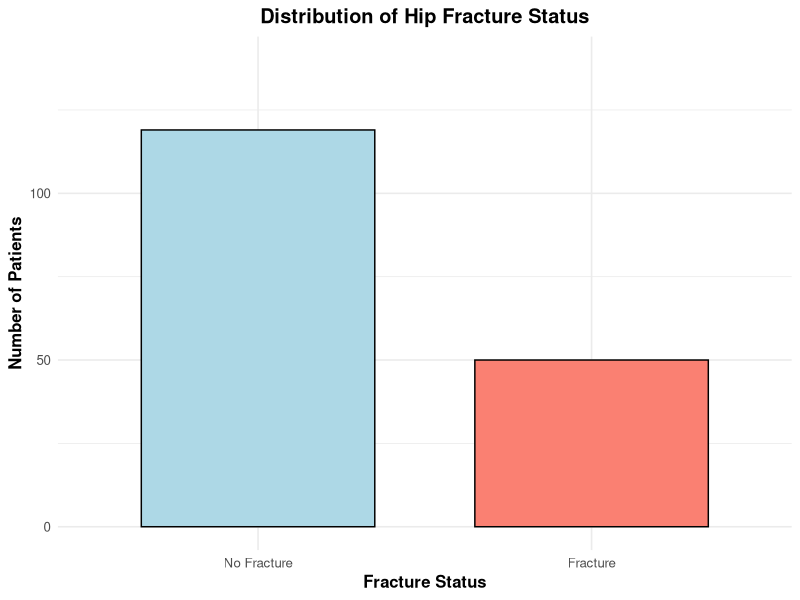
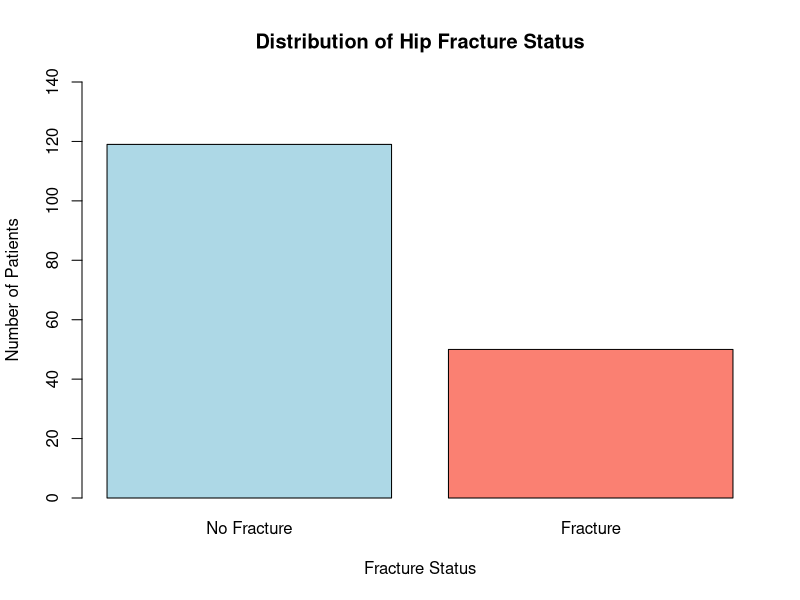
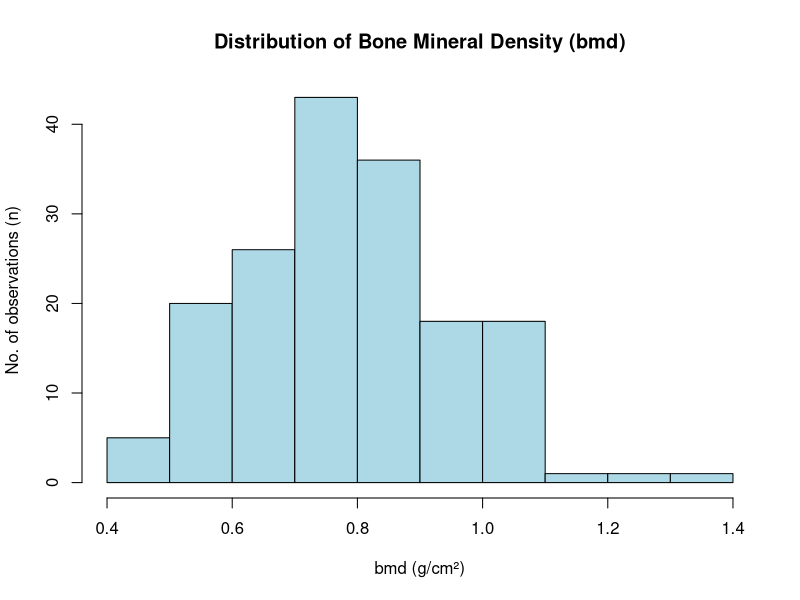
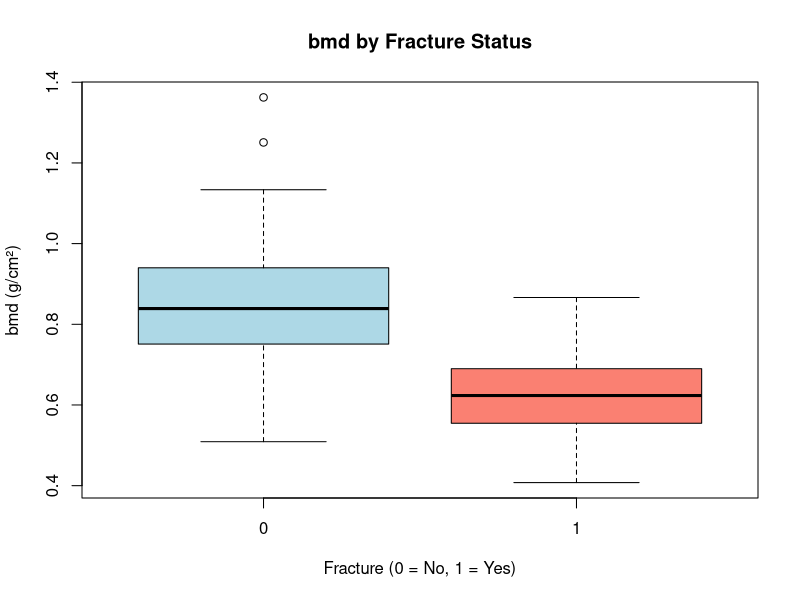
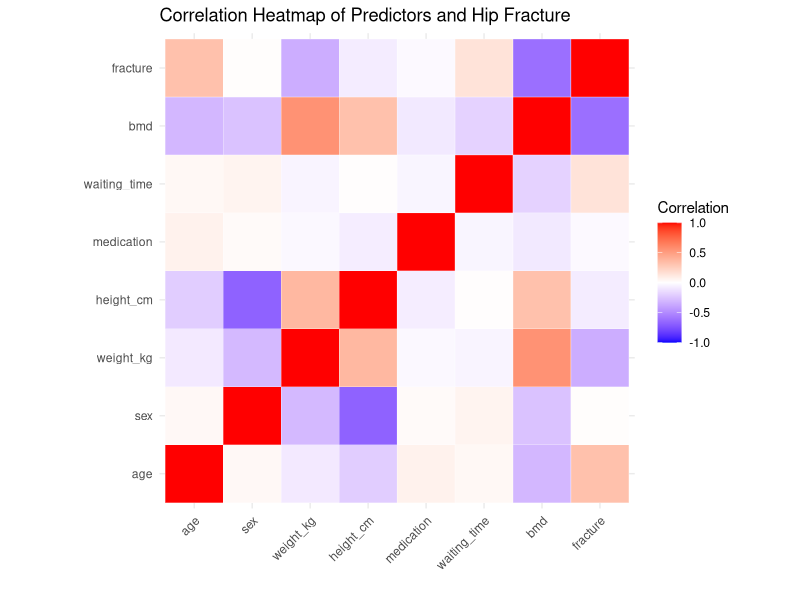

Recreate these plots in R, in order. (Note: this script raises an error after producing the figures.)
# ========================================================
# CI7330 - Assignment 2 
# ========================================================
# Question 2: Hip Fracture Prediction Analysis
# ========================================================

# Load data
bmd <- read.csv("bmd.csv")
library(ggplot2)
library(reshape2)

# Basic checks
head(bmd)
dim(bmd)
sum(is.na(bmd))

summary(bmd)
table(bmd$fracture)

# Summary by fracture group
aggregate(bmd ~ fracture, data = bmd, FUN = mean)
aggregate(bmd ~ fracture, data = bmd, FUN = sd)

fracture_counts <- as.data.frame(table(bmd$fracture))
colnames(fracture_counts) <- c("Fracture", "Count")
fracture_counts$Fracture <- factor(fracture_counts$Fracture, levels = c("0", "1"),
                                   labels = c("No Fracture", "Fracture"))

ggplot(fracture_counts, aes(x = Fracture, y = Count, fill = Fracture)) +
  geom_bar(stat = "identity", color = "black", width = 0.7) +
  scale_fill_manual(values = c("No Fracture" = "lightblue", "Fracture" = "salmon")) +
  labs(title = "Distribution of Hip Fracture Status", x = "Fracture Status", y = "Number of Patients") +
  ylim(0, 140) + theme_minimal(base_size = 12) + theme(legend.position = "none",
        plot.title = element_text(hjust = 0.5, face = "bold"),
        axis.title = element_text(face = "bold"))


#Histogram of fracture
# Simple bar chart of fracture (base R – clean and safe)
barplot(table(bmd$fracture),
        names.arg = c("No Fracture", "Fracture"),
        col = c("lightblue", "salmon"),
        main = "Distribution of Hip Fracture Status",
        xlab = "Fracture Status", ylab = "Number of Patients",
        ylim = c(0, 140))

# Histogram of BMD
hist(bmd$bmd, 
     main = "Distribution of Bone Mineral Density (bmd)", col = "lightblue", border = "black",
     xlab = "bmd (g/cm²)", ylab = "No. of observations (n)", breaks = 10)


# Boxplot of BMD along fracture
boxplot(bmd ~ fracture, data = bmd,
        main = "bmd by Fracture Status",
        xlab = "Fracture (0 = No, 1 = Yes)", ylab = "bmd (g/cm²)",
        col = c("lightblue", "salmon"))


# Correlation heatmap
# Select numeric and binary columns (fracture is 0/1, treated as numeric)
numeric_data <- bmd[, c("age", "sex", "weight_kg", "height_cm", "medication", "waiting_time", "bmd", "fracture")]

cor_matrix <- cor(numeric_data, use = "complete.obs")

cormartix_melt <- melt(cor_matrix)

ggplot(cormartix_melt, aes(x = Var1, y = Var2, fill = value)) +
  geom_tile(color = "white") +
  scale_fill_gradient2(low = "blue", high = "red", mid = "white",
                       midpoint = 0, limit = c(-1,1), space = "Lab",
                       name = "Correlation") +
  theme_minimal() +
  theme(axis.text.x = element_text(angle = 45, vjust = 1, hjust = 1)) +
  labs(title = "Correlation Heatmap of Predictors and Hip Fracture",
       x = "", y = "") +
  coord_fixed()

# T-test
t.test(bmd ~ fracture, data = bmd)

# logistic regression model
modellr <- glm(fracture ~ bmd, data = bmd, family = binomial)
summary(modellr)

------------------------------------------------------------------------------------------
  
# Full logistic regression
model1 <- glm(fracture ~ age + sex + weight_kg + height_cm + medication + waiting_time + bmd, data = bmd, family = binomial)
summary(model1)

model2 <- glm(fracture ~ age + sex + weight_kg + height_cm + medication + bmd, data = bmd, family = binomial)
summary(model2)

model3 <- glm(fracture ~ age + sex + height_cm + medication + bmd, data = bmd, family = binomial)
summary(model3)

model4 <- glm(fracture ~ age + sex + medication + bmd, data = bmd, family = binomial)
summary(model4)

model5 <- glm(fracture ~ sex + medication + bmd, data = bmd, family = binomial)
summary(model5)


# Final model
final_model <- model5
summary(final_model)

# Final pseudo R²
1 - (final_model$deviance / final_model$null.deviance)

-------------------------------------------------------------------------------------

# Clean ggplot histogram of deviance residuals
ggplot(data = data.frame(resid = residuals(model5, type = "deviance")), aes(x = resid)) +
  geom_histogram(binwidth = 0.3, fill = "lightblue", color = "black") +
  geom_vline(xintercept = 0, color = "red", linetype = "dashed") +
  labs(title = "Distribution of Deviance Residuals",x = "Residuals", y = "Total Observations") +
  theme_minimal()


# 1. Cleaner Residuals vs Fitted (ggplot)
ggplot(data = data.frame(fitted = fitted(model5), resid = residuals(model5, type = "deviance")),
       aes(x = fitted, y = resid)) +
  geom_point(alpha = 0.7, color = "blue", size = 2) +
  geom_hline(yintercept = 0, color = "red", linetype = "dashed") +
  labs(title = "Residuals vs Fitted Values", x = "Fitted Values", y = "Residuals") +
  theme_minimal() + scale_x_continuous(limits = c(0, 1))


# 2. Cleaner Q-Q plot (ggplot)
ggplot(data = data.frame(resid = residuals(model5, type = "deviance")), aes(sample = resid)) +
  stat_qq(color = "blue") + stat_qq_line(color = "red") +
  labs(title = "Normal Q-Q Plot of Residuals", x = "Theoretical Quantiles", y = "Residuals") +
  theme_minimal()
